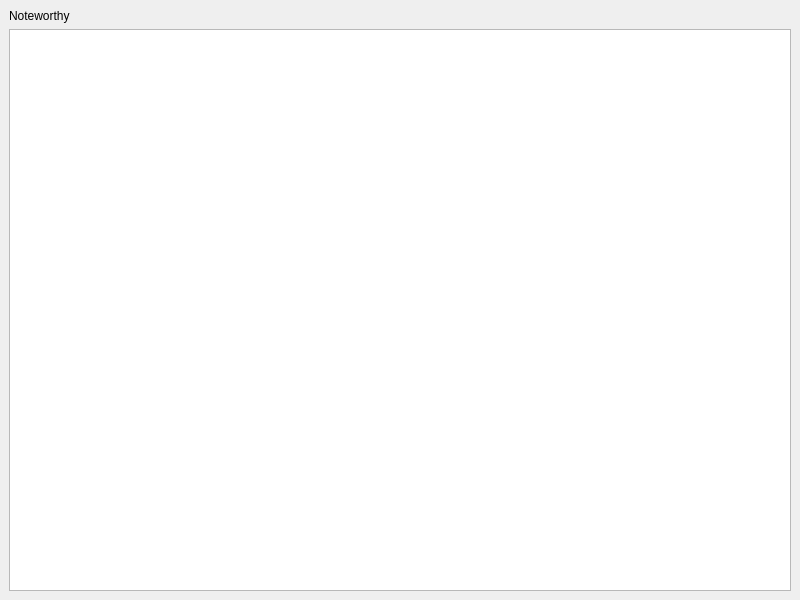
<?xml version="1.0" encoding="UTF-8"?>
<ui version="4.0">
 <class>MainWindow</class>
 <widget class="QMainWindow" name="MainWindow">
  <property name="geometry">
   <rect>
    <x>0</x>
    <y>0</y>
    <width>800</width>
    <height>600</height>
   </rect>
  </property>
  <property name="windowTitle">
   <string>MainWindow</string>
  </property>
  <widget class="QWidget" name="centralwidget">
   <layout class="QVBoxLayout" name="verticalLayout">
    <item>
     <widget class="QLabel" name="label">
      <property name="text">
       <string>Noteworthy</string>
      </property>
     </widget>
    </item>
    <item>
     <widget class="TabletGraphicsView" name="graphics">
      <property name="renderHints">
       <set>QPainter::RenderHint::Antialiasing|QPainter::RenderHint::TextAntialiasing</set>
      </property>
     </widget>
    </item>
   </layout>
  </widget>
 </widget>
 <customwidgets>
  <customwidget>
   <class>TabletGraphicsView</class>
   <extends>QGraphicsView</extends>
   <header>tabletgraphicsview.h</header>
  </customwidget>
 </customwidgets>
 <resources/>
 <connections/>
</ui>
